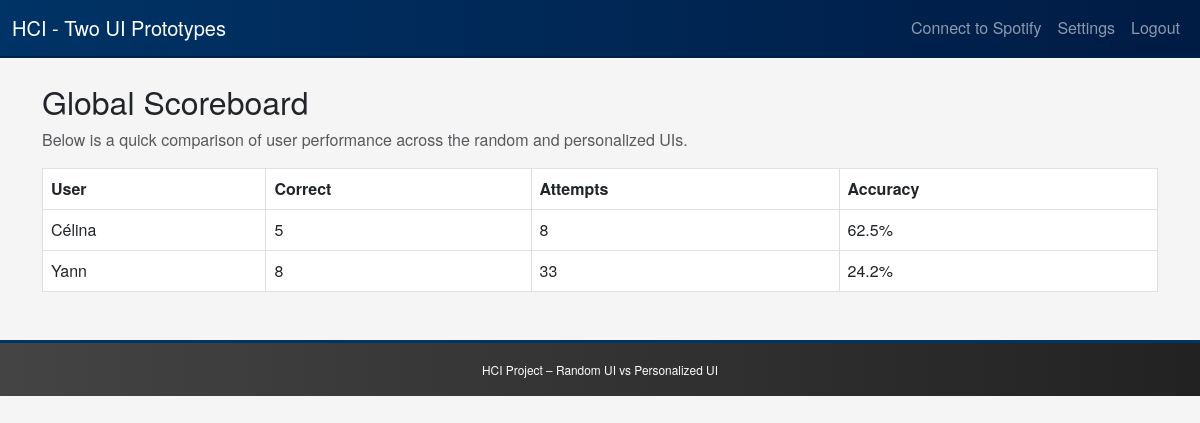
The app's page /scoreboard (signed in) with its own data.
### models.py (models this page shows, shortened)
class User(db.Model):
    id = db.Column(db.Integer, primary_key=True)
    username = db.Column(db.String(80), unique=True, nullable=False)
    password = db.Column(db.String(80), nullable=False)
    total_correct = db.Column(db.Integer, default=0)
    total_attempts = db.Column(db.Integer, default=0)
    missed_songs = db.Column(db.String(1000), default="[]")

### routes/quiz.py (the view)
@quiz_bp.route('/scoreboard')
@require_login
def scoreboard():
    users = User.query.all()
    def accuracy(u):
        if u.total_attempts == 0:
            return 0
        return u.total_correct / u.total_attempts
    sorted_users = sorted(users, key=lambda x: (accuracy(x), x.total_correct), reverse=True)
    return render_template('scoreboard.html', all_users=sorted_users)

### app.py (called while the page is built)
def create_app():
    load_dotenv()
    app = Flask(__name__)
    app.secret_key = "ANY_RANDOM_SECRET_FOR_DEVELOPMENT"  # For dev only
    app.config["SQLALCHEMY_DATABASE_URI"] = "sqlite:///guessing_game.db"
    app.config["SQLALCHEMY_TRACK_MODIFICATIONS"] = False
    db.init_app(app)
    @app.context_processor
    def inject_now():
        return {"now": datetime.datetime.now}
    from routes.auth import auth_bp
    from routes.quiz import quiz_bp
    app.register_blueprint(auth_bp)
    app.register_blueprint(quiz_bp)
    with app.app_context():
        db.create_all()
    return app

### routes/quiz.py (called while the page is built)
def current_user():
    uid = session.get("user_id")
    if not uid:
        return None
    return User.query.get(uid)

def require_login(f):
    from functools import wraps
    @wraps(f)
    def wrapper(*args, **kwargs):
        if not current_user():
            flash("Please log in first!", "warning")
            return redirect(url_for('auth_bp.login'))
        return f(*args, **kwargs)
    return wrapper

### templates/scoreboard.html
{% extends "layout.html" %}
{% block content %}
<h2>Global Scoreboard</h2>
<p class="text-muted">Below is a quick comparison of user performance across the random and personalized UIs.</p>
<table class="table table-bordered">
  <thead>
    <tr>
      <th>User</th>
      <th>Correct</th>
      <th>Attempts</th>
      <th>Accuracy</th>
    </tr>
  </thead>
  <tbody>
    {% for u in all_users %}
      {% set accuracy = 0 %}
      {% if u.total_attempts != 0 %}
        {% set accuracy = (u.total_correct / u.total_attempts) * 100 %}
      {% endif %}
      <tr>
        <td>{{ u.username }}</td>
        <td>{{ u.total_correct }}</td>
        <td>{{ u.total_attempts }}</td>
        <td>{{ accuracy|round(1) }}%</td>
      </tr>
    {% endfor %}
  </tbody>
</table>
{% endblock %}

### static/css/style.css (style rules this page uses)
body { background-color: #f5f5f5; margin: 0; padding: 0; font-family: "Helvetica Neue", Arial, sans-serif; }
.table-bordered > :not(caption) > * > * { border-color: #ddd !important; }

### records on screen
User: username "Célina", total_correct "5", total_attempts "8", accuracy "62.5"
User: username "Yann", total_correct "8", total_attempts "33", accuracy "24.2"
